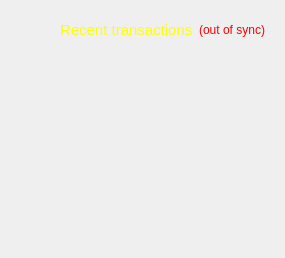
      <widget class="QWidget" name="widget_2" native="true">
       <layout class="QVBoxLayout" name="verticalLayout">
        <item>
         <widget class="QFrame" name="frame">
          <layout class="QHBoxLayout" name="horizontalLayout_2">
           <item>
            <spacer name="horizontalSpacer">
             <property name="orientation">
              <enum>Qt::Horizontal</enum>
             </property>
             <property name="sizeHint" stdset="0">
              <size>
               <width>40</width>
               <height>20</height>
              </size>
             </property>
            </spacer>
           </item>
           <item>
            <widget class="QLabel" name="label_4">
             <property name="palette">
              <palette>
               <active>
                <colorrole role="WindowText">
                 <brush brushstyle="SolidPattern">
                  <color alpha="255">
                   <red>30</red>
                   <green>170</green>
                   <blue>255</blue>
                  </color>
                 </brush>
                </colorrole>
                <colorrole role="Button">
                 <brush brushstyle="SolidPattern">
                  <color alpha="255">
                   <red>30</red>
                   <green>170</green>
                   <blue>255</blue>
                  </color>
                 </brush>
                </colorrole>
                <colorrole role="Light">
                 <brush brushstyle="SolidPattern">
                  <color alpha="255">
                   <red>158</red>
                   <green>219</green>
                   <blue>255</blue>
                  </color>
                 </brush>
                </colorrole>
                <colorrole role="Midlight">
                 <brush brushstyle="SolidPattern">
                  <color alpha="255">
                   <red>94</red>
                   <green>194</green>
                   <blue>255</blue>
                  </color>
                 </brush>
                </colorrole>
                <colorrole role="Dark">
                 <brush brushstyle="SolidPattern">
                  <color alpha="255">
                   <red>15</red>
                   <green>85</green>
                   <blue>127</blue>
                  </color>
                 </brush>
                </colorrole>
                <colorrole role="Mid">
                 <brush brushstyle="SolidPattern">
                  <color alpha="255">
                   <red>20</red>
                   <green>113</green>
                   <blue>170</blue>
                  </color>
                 </brush>
                </colorrole>
                <colorrole role="Text">
                 <brush brushstyle="SolidPattern">
                  <color alpha="255">
                   <red>30</red>
                   <green>170</green>
                   <blue>255</blue>
                  </color>
                 </brush>
                </colorrole>
                <colorrole role="BrightText">
                 <brush brushstyle="SolidPattern">
                  <color alpha="255">
                   <red>255</red>
                   <green>255</green>
                   <blue>255</blue>
                  </color>
                 </brush>
                </colorrole>
                <colorrole role="ButtonText">
                 <brush brushstyle="SolidPattern">
                  <color alpha="255">
                   <red>30</red>
                   <green>170</green>
                   <blue>255</blue>
                  </color>
                 </brush>
                </colorrole>
                <colorrole role="Base">
                 <brush brushstyle="SolidPattern">
                  <color alpha="255">
                   <red>255</red>
                   <green>255</green>
                   <blue>255</blue>
                  </color>
                 </brush>
                </colorrole>
                <colorrole role="Window">
                 <brush brushstyle="SolidPattern">
                  <color alpha="255">
                   <red>30</red>
                   <green>170</green>
                   <blue>255</blue>
                  </color>
                 </brush>
                </colorrole>
                <colorrole role="Shadow">
                 <brush brushstyle="SolidPattern">
                  <color alpha="255">
                   <red>30</red>
                   <green>170</green>
                   <blue>255</blue>
                  </color>
                 </brush>
                </colorrole>
                <colorrole role="AlternateBase">
                 <brush brushstyle="SolidPattern">
                  <color alpha="255">
                   <red>142</red>
                   <green>212</green>
                   <blue>255</blue>
                  </color>
                 </brush>
                </colorrole>
                <colorrole role="ToolTipBase">
                 <brush brushstyle="SolidPattern">
                  <color alpha="255">
                   <red>255</red>
                   <green>255</green>
                   <blue>220</blue>
                  </color>
                 </brush>
                </colorrole>
                <colorrole role="ToolTipText">
                 <brush brushstyle="SolidPattern">
                  <color alpha="255">
                   <red>30</red>
                   <green>170</green>
                   <blue>255</blue>
                  </color>
                 </brush>
                </colorrole>
               </active>
               <inactive>
                <colorrole role="WindowText">
                 <brush brushstyle="SolidPattern">
                  <color alpha="255">
                   <red>30</red>
                   <green>170</green>
                   <blue>255</blue>
                  </color>
                 </brush>
                </colorrole>
                <colorrole role="Button">
                 <brush brushstyle="SolidPattern">
                  <color alpha="255">
                   <red>30</red>
                   <green>170</green>
                   <blue>255</blue>
                  </color>
                 </brush>
                </colorrole>
                <colorrole role="Light">
                 <brush brushstyle="SolidPattern">
                  <color alpha="255">
                   <red>158</red>
                   <green>219</green>
                   <blue>255</blue>
                  </color>
                 </brush>
                </colorrole>
                <colorrole role="Midlight">
                 <brush brushstyle="SolidPattern">
                  <color alpha="255">
                   <red>94</red>
                   <green>194</green>
                   <blue>255</blue>
                  </color>
                 </brush>
                </colorrole>
                <colorrole role="Dark">
                 <brush brushstyle="SolidPattern">
                  <color alpha="255">
                   <red>15</red>
                   <green>85</green>
                   <blue>127</blue>
                  </color>
                 </brush>
                </colorrole>
                <colorrole role="Mid">
                 <brush brushstyle="SolidPattern">
                  <color alpha="255">
                   <red>20</red>
                   <green>113</green>
                   <blue>170</blue>
                  </color>
                 </brush>
                </colorrole>
                <colorrole role="Text">
                 <brush brushstyle="SolidPattern">
                  <color alpha="255">
                   <red>30</red>
                   <green>170</green>
                   <blue>255</blue>
                  </color>
                 </brush>
                </colorrole>
                <colorrole role="BrightText">
                 <brush brushstyle="SolidPattern">
                  <color alpha="255">
                   <red>255</red>
                   <green>255</green>
                   <blue>255</blue>
                  </color>
                 </brush>
                </colorrole>
                <colorrole role="ButtonText">
                 <brush brushstyle="SolidPattern">
                  <color alpha="255">
                   <red>30</red>
                   <green>170</green>
                   <blue>255</blue>
                  </color>
                 </brush>
                </colorrole>
                <colorrole role="Base">
                 <brush brushstyle="SolidPattern">
                  <color alpha="255">
                   <red>255</red>
                   <green>255</green>
                   <blue>255</blue>
                  </color>
                 </brush>
                </colorrole>
                <colorrole role="Window">
                 <brush brushstyle="SolidPattern">
                  <color alpha="255">
                   <red>30</red>
                   <green>170</green>
                   <blue>255</blue>
                  </color>
                 </brush>
                </colorrole>
                <colorrole role="Shadow">
                 <brush brushstyle="SolidPattern">
                  <color alpha="255">
                   <red>30</red>
                   <green>170</green>
                   <blue>255</blue>
                  </color>
                 </brush>
                </colorrole>
                <colorrole role="AlternateBase">
                 <brush brushstyle="SolidPattern">
                  <color alpha="255">
                   <red>142</red>
                   <green>212</green>
                   <blue>255</blue>
                  </color>
                 </brush>
                </colorrole>
                <colorrole role="ToolTipBase">
                 <brush brushstyle="SolidPattern">
                  <color alpha="255">
                   <red>255</red>
                   <green>255</green>
                   <blue>220</blue>
                  </color>
                 </brush>
                </colorrole>
                <colorrole role="ToolTipText">
                 <brush brushstyle="SolidPattern">
                  <color alpha="255">
                   <red>30</red>
                   <green>170</green>
                   <blue>255</blue>
                  </color>
                 </brush>
                </colorrole>
               </inactive>
               <disabled>
                <colorrole role="WindowText">
                 <brush brushstyle="SolidPattern">
                  <color alpha="255">
                   <red>15</red>
                   <green>85</green>
                   <blue>127</blue>
                  </color>
                 </brush>
                </colorrole>
                <colorrole role="Button">
                 <brush brushstyle="SolidPattern">
                  <color alpha="255">
                   <red>30</red>
                   <green>170</green>
                   <blue>255</blue>
                  </color>
                 </brush>
                </colorrole>
                <colorrole role="Light">
                 <brush brushstyle="SolidPattern">
                  <color alpha="255">
                   <red>158</red>
                   <green>219</green>
                   <blue>255</blue>
                  </color>
                 </brush>
                </colorrole>
                <colorrole role="Midlight">
                 <brush brushstyle="SolidPattern">
                  <color alpha="255">
                   <red>94</red>
                   <green>194</green>
                   <blue>255</blue>
                  </color>
                 </brush>
                </colorrole>
                <colorrole role="Dark">
                 <brush brushstyle="SolidPattern">
                  <color alpha="255">
                   <red>15</red>
                   <green>85</green>
                   <blue>127</blue>
                  </color>
                 </brush>
                </colorrole>
                <colorrole role="Mid">
                 <brush brushstyle="SolidPattern">
                  <color alpha="255">
                   <red>20</red>
                   <green>113</green>
                   <blue>170</blue>
                  </color>
                 </brush>
                </colorrole>
                <colorrole role="Text">
                 <brush brushstyle="SolidPattern">
                  <color alpha="255">
                   <red>15</red>
                   <green>85</green>
                   <blue>127</blue>
                  </color>
                 </brush>
                </colorrole>
                <colorrole role="BrightText">
                 <brush brushstyle="SolidPattern">
                  <color alpha="255">
                   <red>255</red>
                   <green>255</green>
                   <blue>255</blue>
                  </color>
                 </brush>
                </colorrole>
                <colorrole role="ButtonText">
                 <brush brushstyle="SolidPattern">
                  <color alpha="255">
                   <red>15</red>
                   <green>85</green>
                   <blue>127</blue>
                  </color>
                 </brush>
                </colorrole>
                <colorrole role="Base">
                 <brush brushstyle="SolidPattern">
                  <color alpha="255">
                   <red>30</red>
                   <green>170</green>
                   <blue>255</blue>
                  </color>
                 </brush>
                </colorrole>
                <colorrole role="Window">
                 <brush brushstyle="SolidPattern">
                  <color alpha="255">
                   <red>30</red>
                   <green>170</green>
                   <blue>255</blue>
                  </color>
                 </brush>
                </colorrole>
                <colorrole role="Shadow">
                 <brush brushstyle="SolidPattern">
                  <color alpha="255">
                   <red>30</red>
                   <green>170</green>
                   <blue>255</blue>
                  </color>
                 </brush>
                </colorrole>
                <colorrole role="AlternateBase">
                 <brush brushstyle="SolidPattern">
                  <color alpha="255">
                   <red>30</red>
                   <green>170</green>
                   <blue>255</blue>
                  </color>
                 </brush>
                </colorrole>
                <colorrole role="ToolTipBase">
                 <brush brushstyle="SolidPattern">
                  <color alpha="255">
                   <red>255</red>
                   <green>255</green>
                   <blue>220</blue>
                  </color>
                 </brush>
                </colorrole>
                <colorrole role="ToolTipText">
                 <brush brushstyle="SolidPattern">
                  <color alpha="255">
                   <red>30</red>
                   <green>170</green>
                   <blue>255</blue>
                  </color>
                 </brush>
                </colorrole>
               </disabled>
              </palette>
             </property>
             <property name="font">
              <font>
               <pointsize>12</pointsize>
               <weight>75</weight>
               <bold>true</bold>
              </font>
             </property>
             <property name="text">
              <string>&lt;html&gt;&lt;head/&gt;&lt;body&gt;&lt;p&gt;&lt;span style=&quot; font-size:11pt; font-weight:400; color:#ffff00;&quot;&gt;Recent transactions&lt;/span&gt;&lt;/p&gt;&lt;/body&gt;&lt;/html&gt;</string>
             </property>
            </widget>
           </item>
           <item>
            <widget class="QLabel" name="labelTransactionsStatus">
             <property name="toolTip">
              <string>The displayed information may be out of date. Your wallet automatically synchronizes with the Kennedy network after a connection is established, but this process has not completed yet.</string>
             </property>
             <property name="styleSheet">
              <string notr="true">QLabel { color: red; }</string>
             </property>
             <property name="text">
              <string notr="true">(out of sync)</string>
             </property>
             <property name="alignment">
              <set>Qt::AlignRight|Qt::AlignTrailing|Qt::AlignVCenter</set>
             </property>
            </widget>
           </item>
          </layout>
         </widget>
        </item>
        <item>
         <widget class="QListView" name="listTransactions">
          <property name="palette">
           <palette>
            <active>
             <colorrole role="WindowText">
              <brush brushstyle="SolidPattern">
               <color alpha="255">
                <red>255</red>
                <green>255</green>
                <blue>255</blue>
               </color>
              </brush>
             </colorrole>
             <colorrole role="Button">
              <brush brushstyle="SolidPattern">
               <color alpha="0">
                <red>0</red>
                <green>0</green>
                <blue>0</blue>
               </color>
              </brush>
             </colorrole>
             <colorrole role="Light">
              <brush brushstyle="SolidPattern">
               <color alpha="0">
                <red>255</red>
                <green>255</green>
                <blue>255</blue>
               </color>
              </brush>
             </colorrole>
             <colorrole role="Midlight">
              <brush brushstyle="SolidPattern">
               <color alpha="0">
                <red>255</red>
                <green>255</green>
                <blue>255</blue>
               </color>
              </brush>
             </colorrole>
             <colorrole role="Dark">
              <brush brushstyle="SolidPattern">
               <color alpha="0">
                <red>127</red>
                <green>127</green>
                <blue>127</blue>
               </color>
              </brush>
             </colorrole>
             <colorrole role="Mid">
              <brush brushstyle="SolidPattern">
               <color alpha="0">
                <red>170</red>
                <green>170</green>
                <blue>170</blue>
               </color>
              </brush>
             </colorrole>
             <colorrole role="Text">
              <brush brushstyle="SolidPattern">
               <color alpha="255">
                <red>255</red>
                <green>255</green>
                <blue>255</blue>
               </color>
              </brush>
             </colorrole>
             <colorrole role="BrightText">
              <brush brushstyle="SolidPattern">
               <color alpha="255">
                <red>255</red>
                <green>255</green>
                <blue>255</blue>
               </color>
              </brush>
             </colorrole>
             <colorrole role="ButtonText">
              <brush brushstyle="SolidPattern">
               <color alpha="255">
                <red>255</red>
                <green>255</green>
                <blue>255</blue>
               </color>
              </brush>
             </colorrole>
             <colorrole role="Base">
              <brush brushstyle="NoBrush">
               <color alpha="255">
                <red>0</red>
                <green>0</green>
                <blue>0</blue>
               </color>
              </brush>
             </colorrole>
             <colorrole role="Window">
              <brush brushstyle="SolidPattern">
               <color alpha="0">
                <red>0</red>
                <green>0</green>
                <blue>0</blue>
               </color>
              </brush>
             </colorrole>
             <colorrole role="Shadow">
              <brush brushstyle="SolidPattern">
               <color alpha="255">
                <red>255</red>
                <green>255</green>
                <blue>255</blue>
               </color>
              </brush>
             </colorrole>
             <colorrole role="Highlight">
              <brush brushstyle="SolidPattern">
               <color alpha="255">
                <red>255</red>
                <green>255</green>
                <blue>255</blue>
               </color>
              </brush>
             </colorrole>
             <colorrole role="Link">
              <brush brushstyle="SolidPattern">
               <color alpha="255">
                <red>255</red>
                <green>255</green>
                <blue>255</blue>
               </color>
              </brush>
             </colorrole>
             <colorrole role="LinkVisited">
              <brush brushstyle="SolidPattern">
               <color alpha="255">
                <red>255</red>
                <green>255</green>
                <blue>255</blue>
               </color>
              </brush>
             </colorrole>
             <colorrole role="AlternateBase">
              <brush brushstyle="SolidPattern">
               <color alpha="127">
                <red>255</red>
                <green>255</green>
                <blue>255</blue>
               </color>
              </brush>
             </colorrole>
             <colorrole role="ToolTipBase">
              <brush brushstyle="SolidPattern">
               <color alpha="255">
                <red>255</red>
                <green>255</green>
                <blue>255</blue>
               </color>
              </brush>
             </colorrole>
             <colorrole role="ToolTipText">
              <brush brushstyle="SolidPattern">
               <color alpha="255">
                <red>255</red>
                <green>255</green>
                <blue>255</blue>
               </color>
              </brush>
             </colorrole>
            </active>
            <inactive>
             <colorrole role="WindowText">
              <brush brushstyle="SolidPattern">
               <color alpha="255">
                <red>255</red>
                <green>255</green>
                <blue>255</blue>
               </color>
              </brush>
             </colorrole>
             <colorrole role="Button">
              <brush brushstyle="SolidPattern">
               <color alpha="0">
                <red>0</red>
                <green>0</green>
                <blue>0</blue>
               </color>
              </brush>
             </colorrole>
             <colorrole role="Light">
              <brush brushstyle="SolidPattern">
               <color alpha="0">
                <red>255</red>
                <green>255</green>
                <blue>255</blue>
               </color>
              </brush>
             </colorrole>
             <colorrole role="Midlight">
              <brush brushstyle="SolidPattern">
               <color alpha="0">
                <red>255</red>
                <green>255</green>
                <blue>255</blue>
               </color>
              </brush>
             </colorrole>
             <colorrole role="Dark">
              <brush brushstyle="SolidPattern">
               <color alpha="0">
                <red>127</red>
                <green>127</green>
                <blue>127</blue>
               </color>
              </brush>
             </colorrole>
             <colorrole role="Mid">
              <brush brushstyle="SolidPattern">
               <color alpha="0">
                <red>170</red>
                <green>170</green>
                <blue>170</blue>
               </color>
              </brush>
             </colorrole>
             <colorrole role="Text">
              <brush brushstyle="SolidPattern">
               <color alpha="255">
                <red>255</red>
                <green>255</green>
                <blue>255</blue>
               </color>
              </brush>
             </colorrole>
             <colorrole role="BrightText">
              <brush brushstyle="SolidPattern">
               <color alpha="255">
                <red>255</red>
                <green>255</green>
                <blue>255</blue>
               </color>
              </brush>
             </colorrole>
             <colorrole role="ButtonText">
              <brush brushstyle="SolidPattern">
               <color alpha="255">
                <red>255</red>
                <green>255</green>
                <blue>255</blue>
               </color>
              </brush>
             </colorrole>
             <colorrole role="Base">
              <brush brushstyle="NoBrush">
               <color alpha="255">
                <red>0</red>
                <green>0</green>
                <blue>0</blue>
               </color>
              </brush>
             </colorrole>
             <colorrole role="Window">
              <brush brushstyle="SolidPattern">
               <color alpha="0">
                <red>0</red>
                <green>0</green>
                <blue>0</blue>
               </color>
              </brush>
             </colorrole>
             <colorrole role="Shadow">
              <brush brushstyle="SolidPattern">
               <color alpha="255">
                <red>255</red>
                <green>255</green>
                <blue>255</blue>
               </color>
              </brush>
             </colorrole>
             <colorrole role="Highlight">
              <brush brushstyle="SolidPattern">
               <color alpha="255">
                <red>255</red>
                <green>255</green>
                <blue>255</blue>
               </color>
              </brush>
             </colorrole>
             <colorrole role="Link">
              <brush brushstyle="SolidPattern">
               <color alpha="255">
                <red>255</red>
                <green>255</green>
                <blue>255</blue>
               </color>
              </brush>
             </colorrole>
             <colorrole role="LinkVisited">
              <brush brushstyle="SolidPattern">
               <color alpha="255">
                <red>255</red>
                <green>255</green>
                <blue>255</blue>
               </color>
              </brush>
             </colorrole>
             <colorrole role="AlternateBase">
              <brush brushstyle="SolidPattern">
               <color alpha="127">
                <red>255</red>
                <green>255</green>
                <blue>255</blue>
               </color>
              </brush>
             </colorrole>
             <colorrole role="ToolTipBase">
              <brush brushstyle="SolidPattern">
               <color alpha="255">
                <red>255</red>
                <green>255</green>
                <blue>255</blue>
               </color>
              </brush>
             </colorrole>
             <colorrole role="ToolTipText">
              <brush brushstyle="SolidPattern">
               <color alpha="255">
                <red>255</red>
                <green>255</green>
                <blue>255</blue>
               </color>
              </brush>
             </colorrole>
            </inactive>
            <disabled>
             <colorrole role="WindowText">
              <brush brushstyle="SolidPattern">
               <color alpha="0">
                <red>127</red>
                <green>127</green>
                <blue>127</blue>
               </color>
              </brush>
             </colorrole>
             <colorrole role="Button">
              <brush brushstyle="SolidPattern">
               <color alpha="0">
                <red>0</red>
                <green>0</green>
                <blue>0</blue>
               </color>
              </brush>
             </colorrole>
             <colorrole role="Light">
              <brush brushstyle="SolidPattern">
               <color alpha="0">
                <red>255</red>
                <green>255</green>
                <blue>255</blue>
               </color>
              </brush>
             </colorrole>
             <colorrole role="Midlight">
              <brush brushstyle="SolidPattern">
               <color alpha="0">
                <red>255</red>
                <green>255</green>
                <blue>255</blue>
               </color>
              </brush>
             </colorrole>
             <colorrole role="Dark">
              <brush brushstyle="SolidPattern">
               <color alpha="0">
                <red>127</red>
                <green>127</green>
                <blue>127</blue>
               </color>
              </brush>
             </colorrole>
             <colorrole role="Mid">
              <brush brushstyle="SolidPattern">
               <color alpha="0">
                <red>170</red>
                <green>170</green>
                <blue>170</blue>
               </color>
              </brush>
             </colorrole>
             <colorrole role="Text">
              <brush brushstyle="SolidPattern">
               <color alpha="0">
                <red>127</red>
                <green>127</green>
                <blue>127</blue>
               </color>
              </brush>
             </colorrole>
             <colorrole role="BrightText">
              <brush brushstyle="SolidPattern">
               <color alpha="255">
                <red>255</red>
                <green>255</green>
                <blue>255</blue>
               </color>
              </brush>
             </colorrole>
             <colorrole role="ButtonText">
              <brush brushstyle="SolidPattern">
               <color alpha="0">
                <red>127</red>
                <green>127</green>
                <blue>127</blue>
               </color>
              </brush>
             </colorrole>
             <colorrole role="Base">
              <brush brushstyle="NoBrush">
               <color alpha="255">
                <red>0</red>
                <green>0</green>
                <blue>0</blue>
               </color>
              </brush>
             </colorrole>
             <colorrole role="Window">
              <brush brushstyle="SolidPattern">
               <color alpha="0">
                <red>0</red>
                <green>0</green>
                <blue>0</blue>
               </color>
              </brush>
             </colorrole>
             <colorrole role="Shadow">
              <brush brushstyle="SolidPattern">
               <color alpha="255">
                <red>255</red>
                <green>255</green>
                <blue>255</blue>
               </color>
              </brush>
             </colorrole>
             <colorrole role="Highlight">
              <brush brushstyle="SolidPattern">
               <color alpha="255">
                <red>51</red>
                <green>153</green>
                <blue>255</blue>
               </color>
              </brush>
             </colorrole>
             <colorrole role="Link">
              <brush brushstyle="SolidPattern">
               <color alpha="255">
                <red>255</red>
                <green>255</green>
                <blue>255</blue>
               </color>
              </brush>
             </colorrole>
             <colorrole role="LinkVisited">
              <brush brushstyle="SolidPattern">
               <color alpha="255">
                <red>255</red>
                <green>255</green>
                <blue>255</blue>
               </color>
              </brush>
             </colorrole>
             <colorrole role="AlternateBase">
              <brush brushstyle="SolidPattern">
               <color alpha="0">
                <red>255</red>
                <green>255</green>
                <blue>255</blue>
               </color>
              </brush>
             </colorrole>
             <colorrole role="ToolTipBase">
              <brush brushstyle="SolidPattern">
               <color alpha="255">
                <red>255</red>
                <green>255</green>
                <blue>255</blue>
               </color>
              </brush>
             </colorrole>
             <colorrole role="ToolTipText">
              <brush brushstyle="SolidPattern">
               <color alpha="255">
                <red>255</red>
                <green>255</green>
                <blue>255</blue>
               </color>
              </brush>
             </colorrole>
            </disabled>
           </palette>
          </property>
          <property name="font">
           <font>
            <pointsize>10</pointsize>
            <italic>true</italic>
           </font>
          </property>
          <property name="styleSheet">
           <string notr="true">QListView { background: transparent; }</string>
          </property>
          <property name="frameShape">
           <enum>QFrame::NoFrame</enum>
          </property>
          <property name="verticalScrollBarPolicy">
           <enum>Qt::ScrollBarAlwaysOff</enum>
          </property>
          <property name="horizontalScrollBarPolicy">
           <enum>Qt::ScrollBarAlwaysOff</enum>
          </property>
          <property name="selectionMode">
           <enum>QAbstractItemView::NoSelection</enum>
          </property>
         </widget>
        </item>
       </layout>
      </widget>
